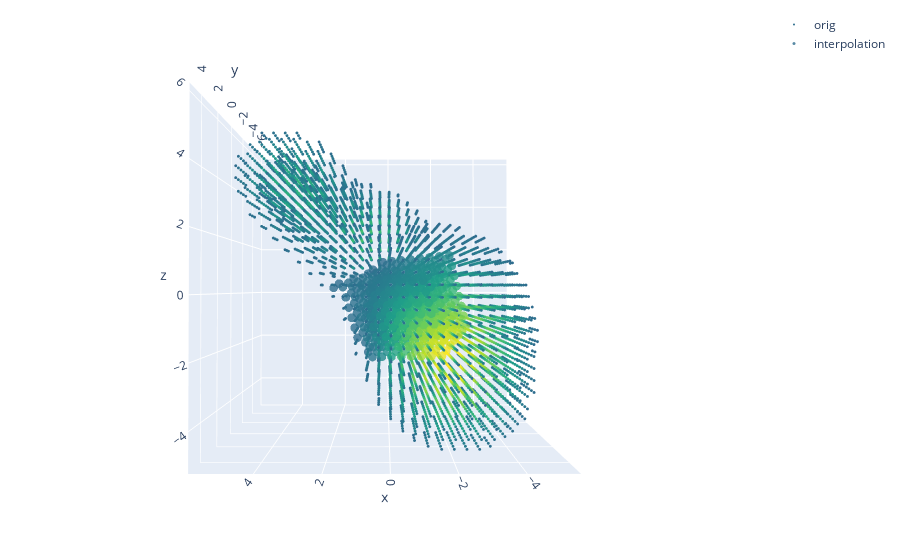

Write notebook code for a chart like this one.
### Code cell
# explicit rotation
theta_x_ = -0. *  np.pi / 180.  # swapped with real z (aka k), negative for CC
theta_y_ = -0. *  np.pi / 180.  # negative for CC
theta_z_ = -0. *  np.pi / 180. # swapped with real x (aka i), negative for CC
tr = Rotation.from_rotvec([theta_x_, theta_y_, theta_z_]).as_matrix()

# Random rotation
tr = Rotation.from_rotvec(-1. * get_random_rot().as_rotvec()).as_matrix()

grd_real, my_data2_final, nx4, ny4, nz4 = interpolate_ijk_xyz_3d(my_grid, my_data_t, nx, ny, nz, r=tr,
                                                                 compute_error=True if np.all(tr == np.eye(3)) else False,
                                                                 tv=[20, 25, 20], nx_patch=10, ny_patch=7, nz_patch=8)
my_grid_flat = my_grid.reshape(-1, 3)
my_sele = my_data.flatten() > 2.5 * np.std(my_data.flatten())
my_sele2 = my_data2_final.flatten() > 2.5 * np.std(my_data.flatten())
data=[go.Scatter3d(
            x=my_grid_flat[my_sele, 0], y=my_grid_flat[my_sele, 1], z=my_grid_flat[my_sele, 2],
            mode='markers',
            marker={'color': my_data.flatten()[my_sele],
                    'colorscale': 'viridis',
                    'size': 1.,
                    'opacity': 1., 'cmin': np.amin(my_data), 'cmax': np.amax(my_data)},
            name='orig'
        ),
      go.Scatter3d(
            x=grd_real.reshape(-1, 3)[my_sele2, 0], y=grd_real.reshape(-1, 3)[my_sele2, 1], z=grd_real.reshape(-1, 3)[my_sele2, 2],
            mode='markers',
            marker={'color': my_data2_final.flatten()[my_sele2],
                    'colorscale': 'viridis',
                    'size': 3.,
                    'opacity': 0.8, 'cmin': np.amin(my_data), 'cmax': np.amax(my_data)},
            name='interpolation'
        )
     ]
fig = go.Figure(data=data)
fig.update_layout(
    width=700,
    margin=dict(r=10, l=10, b=10, t=10)
)
fig.update_layout(scene_aspectmode='cube')
fig.show()

np.linalg.norm(my_grid[0][0][0] - my_grid[0][0][1]), np.linalg.norm(my_grid[0][2][0] - my_grid[0][1][0]),\
np.linalg.norm(grd_real[0][0][0] - grd_real[0][0][1]), np.linalg.norm(grd_real[0][2][0] - grd_real[0][1][0]), np.linalg.norm(grd_real[2][2][0] - grd_real[1][2][0])

### Figure 1 — Plotly figure (JSON) as saved in the notebook; plotly's stock layout.template omitted (floating-point values rounded to 4 significant figures; data arrays with more than 128 entries replaced by an {"elided": "..."} marker saying what was removed)
{"data": [{"marker": {"cmax": 25.73, "cmin": 1.151e-05, "color": {"elided": "5780 float values"}, "colorscale": [[0, "#440154"], [0.1111, "#482878"], [0.2222, "#3e4989"], [0.3333, "#31688e"], [0.4444, "#26828e"], [0.5556, "#1f9e89"], [0.6667, "#35b779"], [0.7778, "#6ece58"], [0.8889, "#b5de2b"], [1, "#fde725"]], "opacity": 1, "size": 1}, "mode": "markers", "name": "orig", "type": "scatter3d", "x": {"elided": "5780 float values"}, "y": {"elided": "5780 float values"}, "z": {"elided": "5780 float values"}}, {"marker": {"cmax": 25.73, "cmin": 1.151e-05, "color": {"elided": "509 float values"}, "colorscale": [[0, "#440154"], [0.1111, "#482878"], [0.2222, "#3e4989"], [0.3333, "#31688e"], [0.4444, "#26828e"], [0.5556, "#1f9e89"], [0.6667, "#35b779"], [0.7778, "#6ece58"], [0.8889, "#b5de2b"], [1, "#fde725"]], "opacity": 0.8, "size": 3}, "mode": "markers", "name": "interpolation", "type": "scatter3d", "x": {"elided": "509 float values"}, "y": {"elided": "509 float values"}, "z": {"elided": "509 float values"}}], "layout": {"autosize": true, "margin": {"b": 10, "l": 10, "r": 10, "t": 10}, "scene": {"aspectmode": "cube", "aspectratio": {"x": 1, "y": 1, "z": 1}, "camera": {"center": {"x": 0, "y": 0, "z": 0}, "eye": {"x": 0.001477, "y": 2.165, "z": -0.02791}, "projection": {"type": "perspective"}, "up": {"x": 0, "y": 0, "z": 1}}}}}
